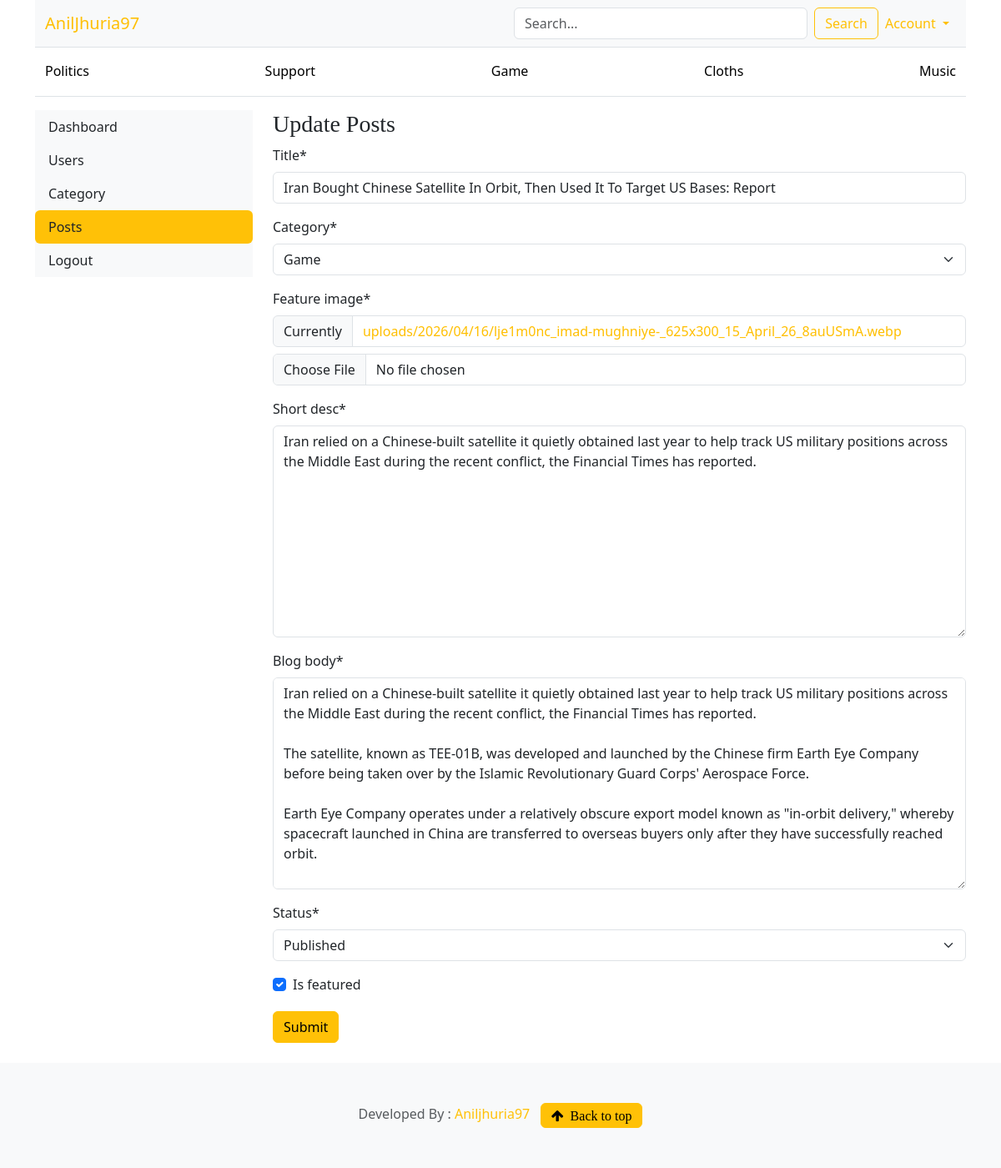
The app's page /dashboard/posts/edit/1 (signed in), older data.
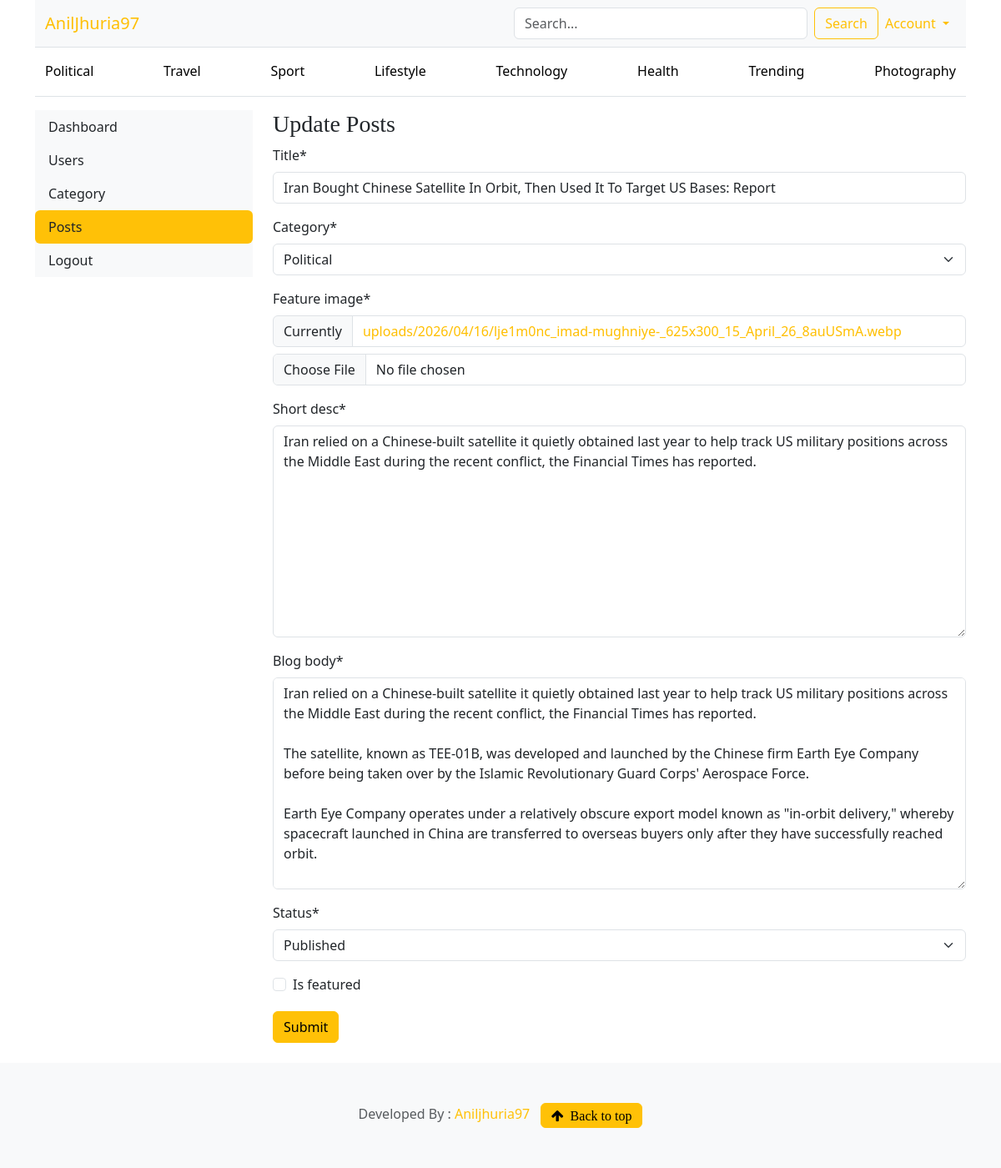
The same page, newer data.
### blogs/models.py (models this page shows, shortened)
class Category(models.Model):
    category_name=models.CharField(max_length=50,unique=True)
    created_at=models.DateTimeField(auto_now_add=True)
    updated_at=models.DateTimeField(auto_now=True)
    class Meta:
        verbose_name_plural='Categories'
    def __str__(self):
        return self.category_name

class Blog(models.Model):
    title=models.CharField(max_length=100)
    slug=models.SlugField(max_length=150,unique=True,blank=True)
    category=models.ForeignKey(Category,on_delete=models.CASCADE)
    auther=models.ForeignKey(User,on_delete=models.CASCADE)
    feature_image=models.ImageField(upload_to='uploads/%Y/%m/%d')
    short_desc=models.TextField(max_length=500)
    blog_body=models.TextField(max_length=2000)
    status=models.CharField(max_length=20,choices=STATUS_CHOICES,default="Draft")
    is_featured=models.BooleanField(default=False)
    created_at=models.DateTimeField(auto_now_add=True)
    updated_at=models.DateTimeField(auto_now=True)

### dashboards/views.py (the view, shortened to what this page needs)
# urls.py: path('posts/edit/<int:pk>',views.edit_posts,name="edit_posts"),
@login_required(login_url='login')
def edit_posts(request,pk):
    blog=get_object_or_404(Blog,pk=pk)
    form=PostsForm(instance=blog)
    context={
        'form':form,
        'blog':blog
    }
    return render(request,'dashboard/edit_posts.html',context)

### dashboards/forms.py
class PostsForm(forms.ModelForm):
    class Meta:
        model =Blog
        fields =('title','category','feature_image','short_desc','blog_body','status','is_featured')

### blogs/context_processors.py (called while the page is built)
def get_categories(request):
    categories = Category.objects.annotate(
            post_count=Count('blog')   # related_name ya default blog_set
        ).order_by('-post_count')[:8]
    return dict(categories=categories)

def get_blog_month(request):
    months = Blog.objects.dates('created_at', 'month', order='DESC')
    return dict(blog_month=months)

### templates/dashboard/edit_posts.html (shortened to what this page needs)
{% extends 'base.html' %}
{% block content %}
{% load crispy_forms_tags %}
{% include 'dashboard/sidebar.html' %}
    <div class="col-md-9">
        <div class="row">
            <div class="col-12">
                <h3>Update Posts</h3>
                    <form action="{% url 'edit_posts' blog.id %}" method="POST" enctype="multipart/form-data">
                        {{ form | crispy }}
                        <button type="submit" class="btn btn-warning mt-1" >Submit</button>
                    </form>
            </div>
        </div>
        <br>
    </div>
</div>
{% endblock  %}

### templates/base.html (shortened to what this page needs)
{% load static %}
<!doctype html>
<html lang="en" data-bs-theme="auto">
<head>
    <link href="{% static 'css/bootstrap.min.css' %} " rel="stylesheet" />
    <link href="{% static 'css/blog.css' %} " rel="stylesheet" />
    <link href="{% static 'css/custom.css' %}" rel="stylesheet" />
    <link rel="stylesheet" href="https://cdnjs.cloudflare.com/ajax/libs/font-awesome/4.7.0/css/font-awesome.min.css">
    <link rel="stylesheet" href="https://cdn.jsdelivr.net/npm/swiper/swiper-bundle.min.css"/>
</head>
<body>
    <div class="container">
        <nav class="navbar navbar-expand-lg navbar-light bg-light border-bottom">
            <div class="container-fluid">
                <a class="navbar-brand col-lg-6" href="/">AnilJhuria97</a>
                <div class="collapse navbar-collapse" id="navbarContent">
                <form class="d-flex my-2 my-lg-0 w-100" action="{% url 'search' %}" method="get">
                    <input class="form-control me-2" type="text" name="keyword" placeholder="Search...">
                    <button class="btn btn-outline-warning" type="submit">Search</button>
                </form>
                <ul class="navbar-nav ms-auto mt-2 mt-lg-0">
                    <li class="nav-item dropdown">
                    <a class="nav-link dropdown-toggle btn btn-outline-warning"
                        href="#" data-bs-toggle="dropdown">
                        Account
                    </a>
                    </li>
                </ul>
                </div>
            </div>
            </nav>
            <div class="border-bottom d-none d-lg-block">
                <div class="container-fluid">
                    <nav class="nav nav-underline py-2 justify-content-between">
                    {% for cat in categories %}
                        <a class="nav-link link-body-emphasis"
                        href="{% url 'posts_by_category' cat.id %}">
                        {{ cat }}
                        </a>
                    {% endfor %}
                    </nav>
                </div>
            </div>
        <div class="mt-3">
            {% block content %}
            {% endblock %}
        </div>
    </div>
  <footer class="py-5 text-center text-body-secondary bg-body-tertiary">
        <p class="mb-0">Developed By :
            <a class="text-warning font-weight-bold" href="https://mail.google.com/mail/?view=cm&fs=1&to=aniljhuria97@gmail.com" target="_blank">
                Aniljhuria97
            </a> &nbsp;
            <a href="#"><i class="fa fa-arrow-up btn btn-warning">&nbsp; Back to top</i> </a></p>
    </footer>
</body>
</html>

Row changes from the older to the newer data that the page shows:
changed Category: category_name "Politics" → "Political"
changed Category: category_name "Support" → "Travel"
changed Category: category_name "Game" → "Sport"
changed Category: category_name "Cloths" → "Lifestyle"
changed Category: category_name "Music" → "Technology"
added Category: category_name "Health"
added Category: category_name "Trending"
added Category: category_name "Photography"
changed Blog "Iran Bought Chinese Satellite In Orbit, Then Used It To Target US Bases: Report": category "Game" → "Political"; is_featured "☑" → "☐"
